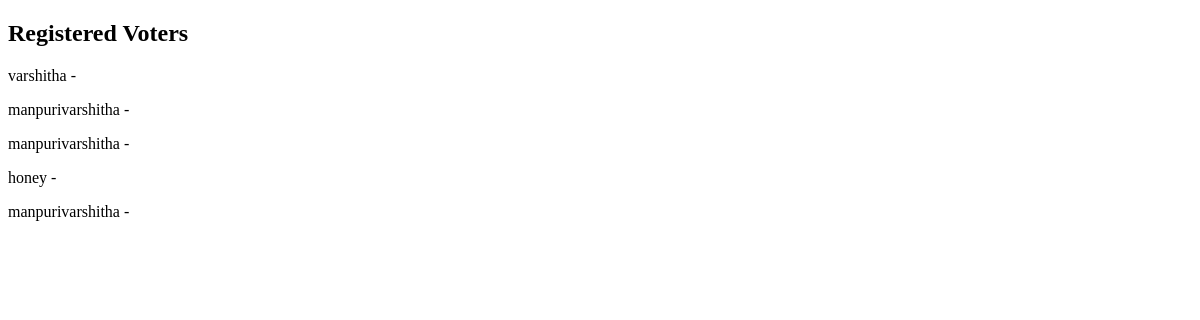
Page /voters/list/ on the earlier database version.
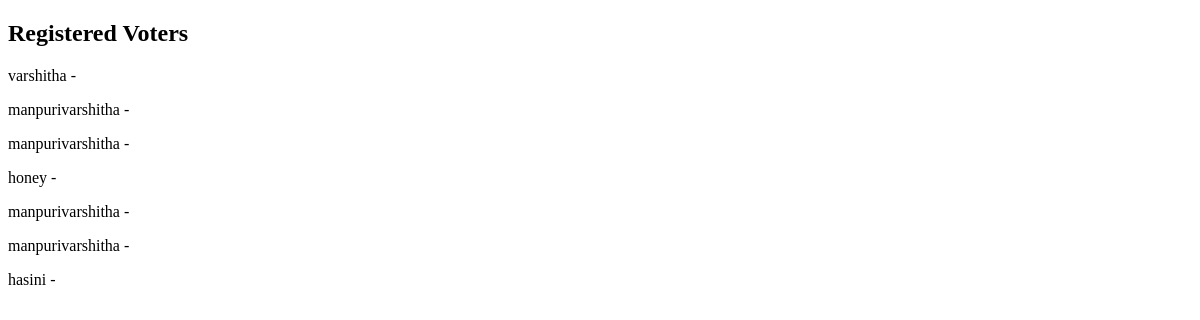
Same page on the later database version.
### apps/voters/models.py (models this page shows)
class Voter(models.Model):
    voter_id = models.CharField(max_length=50, unique=True)
    name = models.CharField(max_length=100)
    age = models.IntegerField()
    gender = models.CharField(max_length=10)
    has_voted = models.BooleanField(default=False)

### apps/voters/views.py (the view)
# urls.py: path('list/', views.voter_list, name='voter_list'),
def voter_list(request):
    voters = Voter.objects.all()
    return render(request, "voter_list.html", {"voters": voters})

### templates/voter_list.html (shortened to what this page needs)
<!DOCTYPE html>
<html>
<head>
</head>
<body>
<h2>Registered Voters</h2>
{% for v in voters %}
<p>{{v.name}} - {{v.aadhar}}</p>
{% endfor %}
</body>
</html>

Differences in the rows shown:
added Voter: name "manpurivarshitha"
added Voter: name "hasini"
